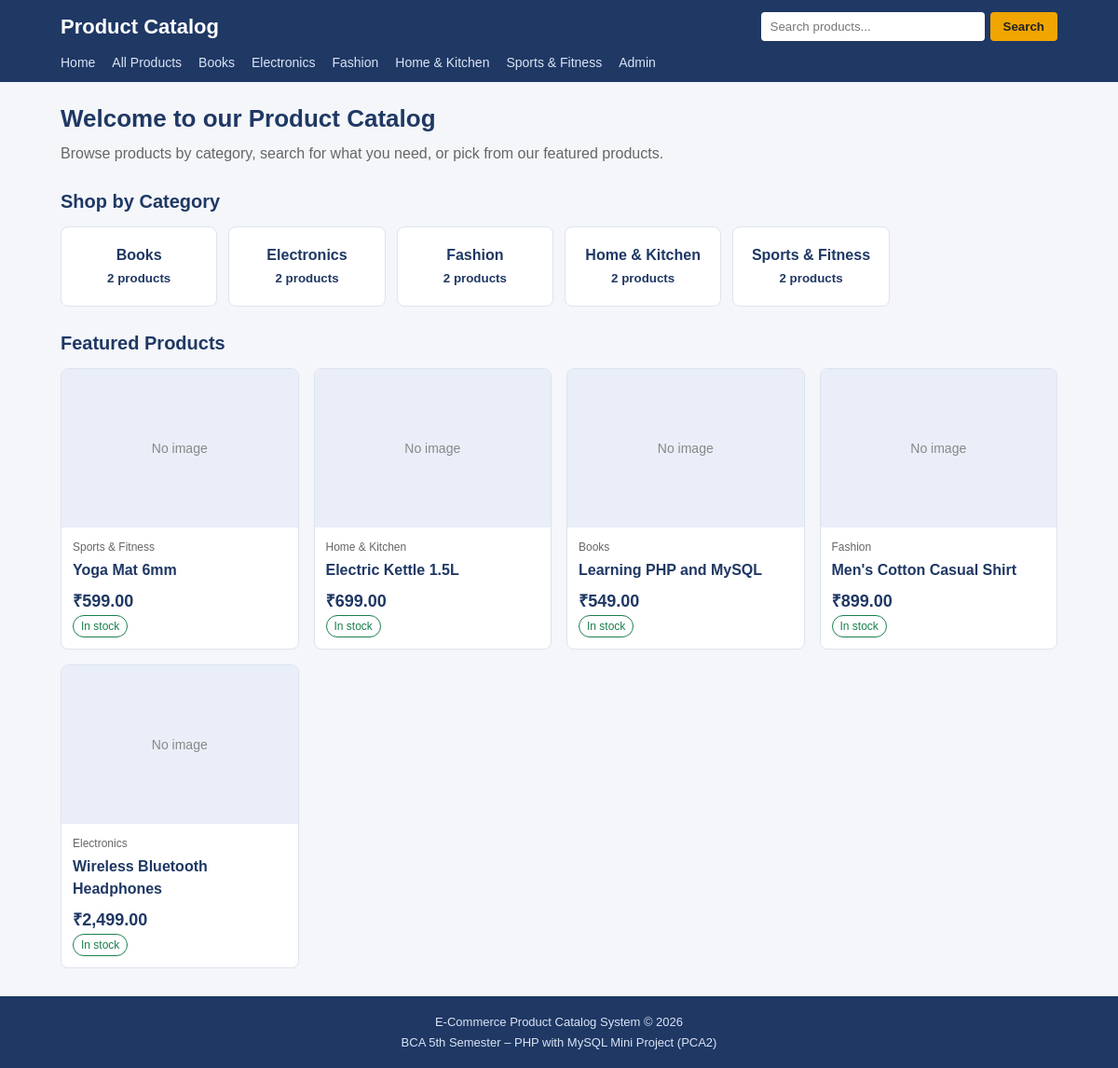
Before: / with the older database file.
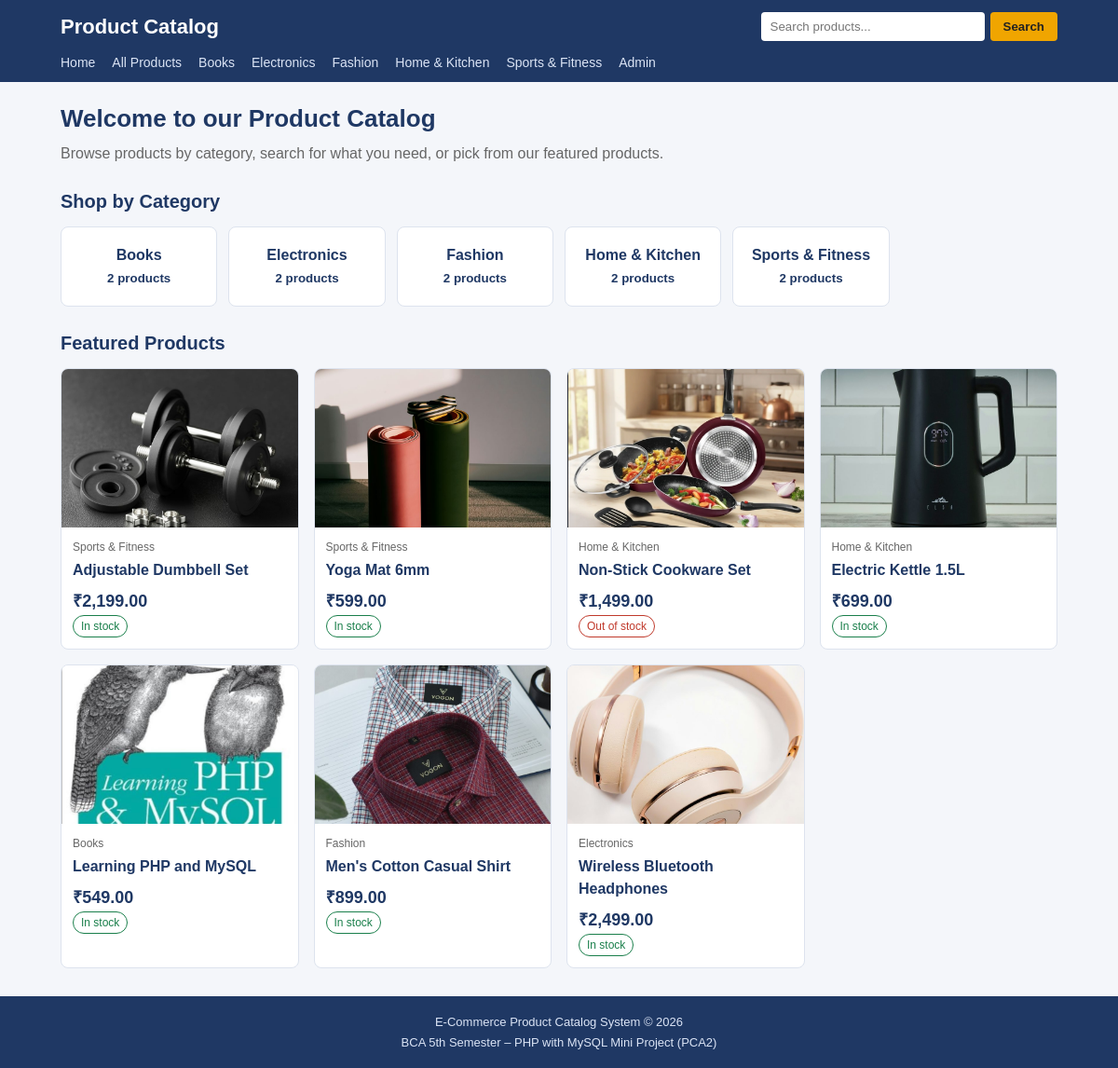
After: the same page with the newer database file.
### tables this page shows
CREATE TABLE `categories` (
  `category_id` int(11) NOT NULL,
  `category_name` varchar(100) NOT NULL,
  `description` text DEFAULT NULL,
  `created_at` timestamp NOT NULL DEFAULT current_timestamp()
);

CREATE TABLE `products` (
  `product_id` int(11) NOT NULL,
  `category_id` int(11) NOT NULL,
  `product_name` varchar(150) NOT NULL,
  `description` text DEFAULT NULL,
  `price` decimal(10,2) NOT NULL,
  `image` varchar(255) DEFAULT 'no-image.png',
  `stock_quantity` int(11) DEFAULT 0,
  `is_featured` tinyint(1) DEFAULT 0,
  `created_at` timestamp NOT NULL DEFAULT current_timestamp()
);

### includes/functions.php (the view, shortened to what this page needs)
<?php
function stock_badge($qty) {
    $qty = (int)$qty;
    if ($qty > 10) {
        return '<span class="badge in-stock">In stock</span>';
    }
    return '<span class="badge out-of-stock">Out of stock</span>';
}
function product_image($file, $alt) {
    global $base;
    $name = basename((string)$file);
    $path = __DIR__ . '/../assets/images/products/' . $name;
    if ($name !== '' && is_file($path)) {
        return '<img src="' . $base . 'assets/images/products/' . rawurlencode($name)
             . '" alt="' . htmlspecialchars($alt) . '">';
    }
    return 'No image';
}
function product_card($p) {
    global $base;
    $id   = (int)$p['product_id'];
    $link = $base . 'product.php?id=' . $id;
    echo '<div class="product-card">';
    echo '<a href="' . $link . '"><div class="product-image">'
         . product_image($p['image'], $p['product_name']) . '</div></a>';
    echo '<div class="product-info">';
    echo '<div class="product-category">' . htmlspecialchars($p['category_name']) . '</div>';
    echo '<h3 class="product-name"><a href="' . $link . '">'
         . htmlspecialchars($p['product_name']) . '</a></h3>';
    echo '<div class="price">&#8377;' . number_format($p['price'], 2) . '</div>';
    echo stock_badge($p['stock_quantity']);
    echo '</div></div>';
}

### includes/header.php (shortened to what this page needs)
<?php
require_once __DIR__ . '/../config/db.php';
$base = '/ecommerce-product-catalog-php/';
$cat_result = mysqli_query($conn, 'SELECT category_id, category_name FROM categories ORDER BY category_name');
?>
<!DOCTYPE html>
<html lang="en">
<head>
    <link rel="stylesheet" href="<?php echo $base; ?>assets/css/style.css">
</head>
<body>
<header class="site-header">
    <div class="container header-top">
        <a class="logo" href="<?php echo $base; ?>index.php">Product Catalog</a>
        <form class="search-form" action="<?php echo $base; ?>products.php" method="get">
            <input type="text" name="q" placeholder="Search products..."
                   value="<?php echo (isset($_GET['q']) && is_string($_GET['q'])) ? htmlspecialchars($_GET['q']) : ''; ?>">
            <button type="submit">Search</button>
        </form>
    </div>
    <nav class="container main-nav">
        <a href="<?php echo $base; ?>index.php">Home</a>
        <a href="<?php echo $base; ?>products.php">All Products</a>
        <?php while ($cat = mysqli_fetch_assoc($cat_result)) { ?>
            <a href="<?php echo $base; ?>products.php?category=<?php echo (int)$cat['category_id']; ?>">
                <?php echo htmlspecialchars($cat['category_name']); ?>
            </a>
        <?php } ?>
        <a href="<?php echo $base; ?>admin/login.php">Admin</a>
    </nav>
</header>
<main class="container">

### index.php (shortened to what this page needs)
<?php
require 'includes/header.php';
require 'includes/functions.php';
$categories = mysqli_query($conn,
    'SELECT c.category_id, c.category_name, COUNT(p.product_id) AS total
     FROM categories c
     LEFT JOIN products p ON p.category_id = c.category_id
     GROUP BY c.category_id, c.category_name
     ORDER BY c.category_name');
$featured = mysqli_query($conn,
    'SELECT p.*, c.category_name
     FROM products p
     JOIN categories c ON p.category_id = c.category_id
     WHERE p.is_featured = 1
     ORDER BY p.product_id DESC');
?>
<h1>Welcome to our Product Catalog</h1>
<p class="subtitle">Browse products by category, search for what you need, or pick from our featured products.</p>
<h2>Shop by Category</h2>
<div class="category-grid">
    <?php while ($c = mysqli_fetch_assoc($categories)) { ?>
        <a class="category-card" href="<?php echo $base; ?>products.php?category=<?php echo (int)$c['category_id']; ?>">
            <?php echo htmlspecialchars($c['category_name']); ?>
            <br><small><?php echo (int)$c['total']; ?> products</small>
        </a>
    <?php } ?>
</div>
<h2>Featured Products</h2>
<?php if (mysqli_num_rows($featured) > 0) { ?>
    <div class="product-grid">
        <?php while ($p = mysqli_fetch_assoc($featured)) { product_card($p); } ?>
    </div>
<?php } else { ?>
    <div class="empty-message">No featured products yet.</div>
<?php } ?>
<?php require 'includes/footer.php'; ?>

### includes/footer.php (shortened to what this page needs)
</main>
<footer class="site-footer">
    <div class="container">
        <p>E-Commerce Product Catalog System &copy; <?php echo date('Y'); ?></p>
        <p>BCA 5th Semester &ndash; PHP with MySQL Mini Project (PCA2)</p>
    </div>
</footer>
</body>
</html>

### assets/css/style.css (style rules this page uses)
* { box-sizing: border-box; }
body { margin: 0; font-family: Arial, Helvetica, sans-serif; background: #f4f6fa; color: #222; line-height: 1.5; }
a { color: #1f3864; text-decoration: none; }
img { max-width: 100%; display: block; }
.container { max-width: 1100px; margin: 0 auto; padding: 0 15px; }
main.container { padding-top: 20px; padding-bottom: 30px; min-height: 60vh; }
h1 { font-size: 26px; color: #1f3864; margin: 0 0 6px; }
h2 { font-size: 20px; color: #1f3864; margin: 24px 0 12px; }
.subtitle { color: #666; margin: 0 0 16px; }
.site-header { background: #1f3864; color: #fff; }
.header-top { display: flex; flex-wrap: wrap; align-items: center; justify-content: space-between; gap: 10px; padding-top: 12px; padding-bottom: 12px; }
.logo { color: #fff; font-size: 22px; font-weight: bold; }
.search-form { display: flex; gap: 6px; }
.search-form input { padding: 8px 10px; border: none; border-radius: 4px; width: 240px; max-width: 100%; }
.search-form button { padding: 8px 14px; background: #f0a500; color: #222; border: none; border-radius: 4px; cursor: pointer; font-weight: bold; }
.main-nav { display: flex; flex-wrap: wrap; gap: 4px 18px; padding-bottom: 10px; }
.main-nav a { color: #dbe4f5; font-size: 14px; }
.category-grid { display: grid; grid-template-columns: repeat(auto-fill, minmax(160px, 1fr)); gap: 12px; }
.category-card { background: #fff; border: 1px solid #dde3ee; border-radius: 8px; padding: 18px 10px; text-align: center; font-weight: bold; }
.product-grid { display: grid; grid-template-columns: repeat(auto-fill, minmax(220px, 1fr)); gap: 16px; }
.product-card { background: #fff; border: 1px solid #dde3ee; border-radius: 8px; overflow: hidden; }
.product-image { height: 170px; background: #e9eef8; display: flex; align-items: center; justify-content: center; color: #888; font-size: 14px; overflow: hidden; }
.product-image img { width: 100%; height: 100%; object-fit: cover; }
.product-info { padding: 12px; }
.product-category { font-size: 12px; color: #666; }
.product-name { font-size: 16px; margin: 4px 0 8px; }
.price { font-weight: bold; color: #1f3864; font-size: 18px; }
.badge { display: inline-block; font-size: 12px; padding: 2px 8px; border-radius: 12px; border: 1px solid; }
.in-stock { color: #1a7f4b; }
.out-of-stock { color: #c0392b; }
.site-footer { background: #1f3864; color: #dbe4f5; text-align: center; padding: 16px 0; font-size: 13px; }
.site-footer p { margin: 2px 0; }

Changed rows visible on the page:
removed products: product_image($p['image'], $p['product_name']) "No image", category.category_name "Sports & Fitness", product_name "Yoga Mat 6mm", price "599.00", stock_quantity "In stock"
removed products: product_image($p['image'], $p['product_name']) "No image", category.category_name "Home & Kitchen", product_name "Electric Kettle 1.5L", price "699.00", stock_quantity "In stock"
removed products: product_image($p['image'], $p['product_name']) "No image", category.category_name "Books", product_name "Learning PHP and MySQL", price "549.00", stock_quantity "In stock"
removed products: product_image($p['image'], $p['product_name']) "No image", category.category_name "Fashion", product_name "Men's Cotton Casual Shirt", price "899.00", stock_quantity "In stock"
removed products: product_image($p['image'], $p['product_name']) "No image", category.category_name "Electronics", product_name "Wireless Bluetooth Headphones", price "2,499.00", stock_quantity "In stock"
now on this page (row edited): products: image (picture), category.category_name "Sports & Fitness", product_name "Adjustable Dumbbell Set", price "2,199.00", stock_quantity "In stock"
added products: image (picture), category.category_name "Sports & Fitness", product_name "Yoga Mat 6mm", price "599.00", stock_quantity "In stock"
now on this page (row edited): products: image (picture), category.category_name "Home & Kitchen", product_name "Non-Stick Cookware Set", price "1,499.00"
added products: image (picture), category.category_name "Home & Kitchen", product_name "Electric Kettle 1.5L", price "699.00", stock_quantity "In stock"
added products: image (picture), category.category_name "Books", product_name "Learning PHP and MySQL", price "549.00", stock_quantity "In stock"
added products: image (picture), category.category_name "Fashion", product_name "Men's Cotton Casual Shirt", price "899.00", stock_quantity "In stock"
added products: image (picture), category.category_name "Electronics", product_name "Wireless Bluetooth Headphones", price "2,499.00", stock_quantity "In stock"
